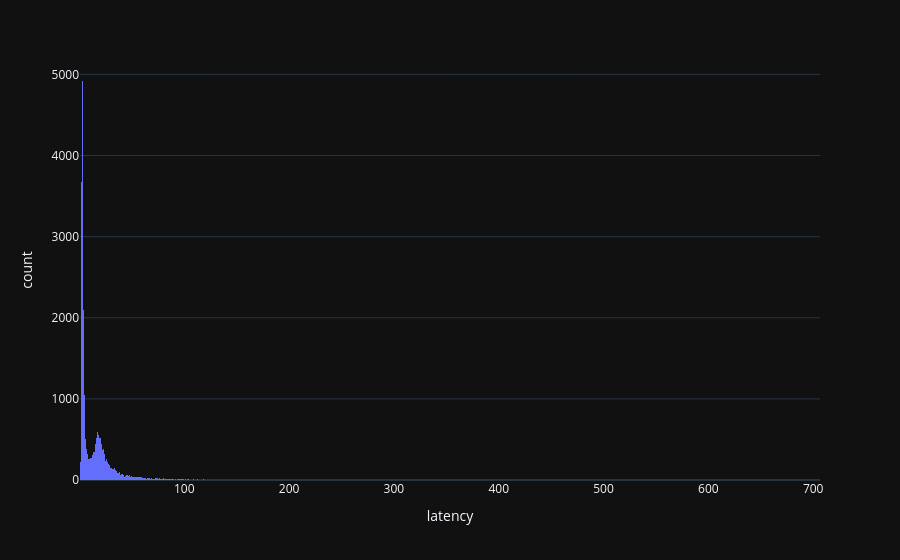

Here is the notebook cell this chart was saved with:
### Markdown cell above
#### Which model is the fastest?

### Code cell
fig = px.histogram(
    df,
    x='latency',
)

fig.show()

### Figure 1 — Plotly figure (JSON) as saved in the notebook; plotly's stock layout.template omitted (floating-point values rounded to 4 significant figures; data arrays with more than 128 entries replaced by an {"elided": "..."} marker saying what was removed)
{"data": [{"bingroup": "x", "hovertemplate": "latency=%{x}<br>count=%{y}<extra></extra>", "legendgroup": "", "marker": {"color": "#636efa", "pattern": {"shape": ""}}, "name": "", "orientation": "v", "showlegend": false, "type": "histogram", "x": {"elided": "23640 float values"}, "xaxis": "x", "yaxis": "y"}], "layout": {"barmode": "relative", "legend": {"tracegroupgap": 0}, "margin": {"t": 60}, "xaxis": {"anchor": "y", "domain": [0, 1], "title": {"text": "latency"}}, "yaxis": {"anchor": "x", "domain": [0, 1], "title": {"text": "count"}}}}
